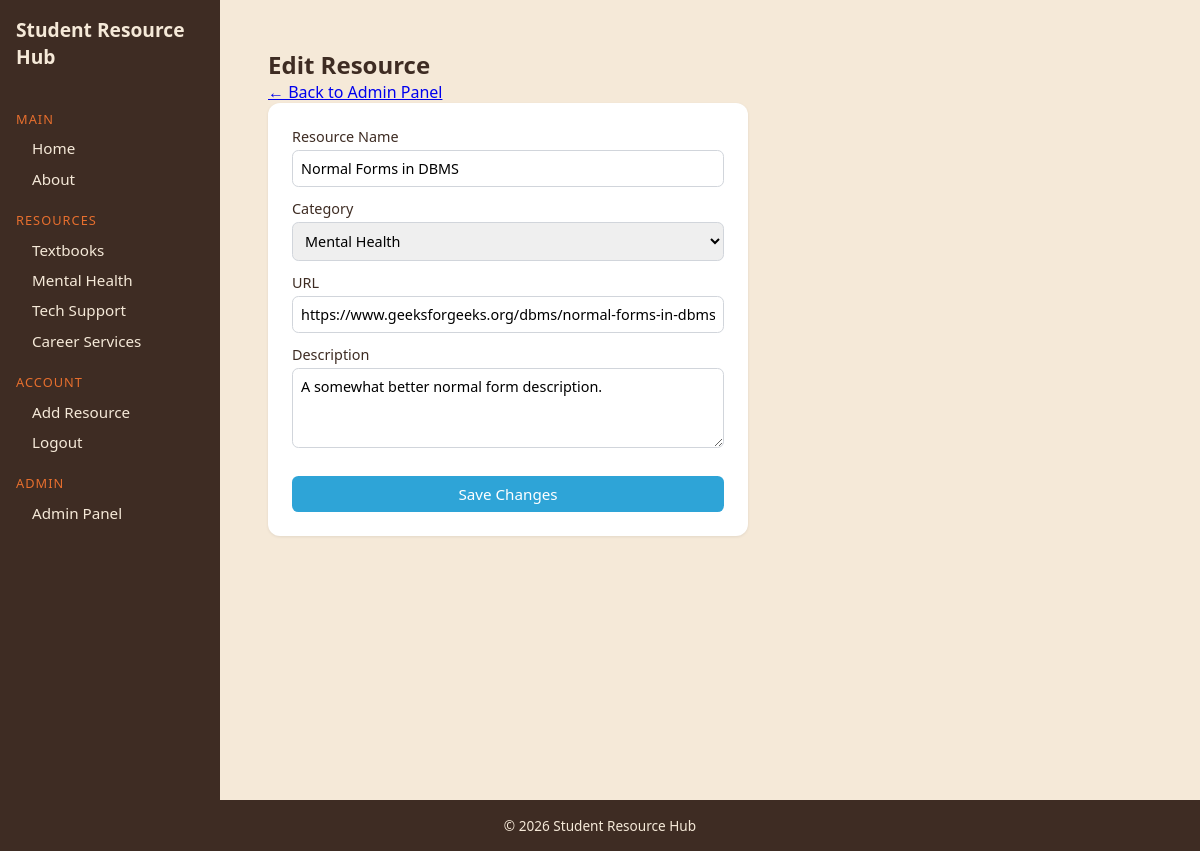
The app's page /?page=edit_resource&id=5 (signed in) with its own data.
### tables this page shows
CREATE TABLE `resources` (
  `id` int(11) NOT NULL AUTO_INCREMENT,
  `name` varchar(255) DEFAULT NULL,
  `category` varchar(100) DEFAULT NULL,
  `url` varchar(500) DEFAULT NULL,
  `description` text DEFAULT NULL,
  `created_at` timestamp NULL DEFAULT current_timestamp(),
  PRIMARY KEY (`id`)
);

### controllers/ResourceController.php (called while the page is built, shortened)
<?php
require_once __DIR__ . "/../models/Resource.php";
class ResourceController
{
    private $resource;
    public function __construct($pdo)
    {
        $this->resource = new Resource($pdo);
    }
    public function getResource($id)
    {
        return $this->resource->readOne($id);
    }
}
?>

### models/Resource.php (called while the page is built, shortened)
<?php
class Resource
{
    private $pdo;
    public function __construct($pdo)
    {
        $this->pdo = $pdo;
    }
    public function readOne($id)
    {
        $stmt = $this->pdo->prepare("SELECT * FROM resources WHERE id = ?");
        $stmt->execute([$id]);
        return $stmt->fetch(PDO::FETCH_ASSOC);
    }
}
?>

### views/edit_resource.php (the view, shortened to what this page needs)
<!doctype html>
<html lang="en">
<head>
    <link rel="stylesheet" href="./styles.css" />
</head>
<body>
<div class="layout">
    <?php include __DIR__ . "/partials/sidebar.php"; ?>
    <main class="site-main">
        <section class="add-resource">
            <div class="container">
                <?php
                $id = isset($_GET["id"]) ? (int) $_GET["id"] : 0;
                $r = $resourceController->getResource($id);
                ?>
                <h2>Edit Resource</h2>
                <p><a href="?page=admin">&larr; Back to Admin Panel</a></p>
                <form class="add-form" method="POST" action="?page=edit_resource">
                    <label for="resource_name">Resource Name
                        <input id="resource_name" type="text" name="resource_name"
                               value="<?= htmlspecialchars(
                                   $r["name"],
                               ) ?>" required />
                    </label>
                    <label for="category">Category
                        <select id="category" name="category" required>
                            <?php foreach (
                                [
                                    "Textbooks",
                                    "Mental Health",
                                    "Tech Support",
                                    "Career Services",
                                ]
                                as $cat
                            ): ?>
                                <option value="<?= $cat ?>" <?= $r[
    "category"
] === $cat
    ? "selected"
    : "" ?>><?= $cat ?></option>
                            <?php endforeach; ?>
                        </select>
                    </label>
                    <label for="url">URL
                        <input id="url" type="url" name="url"
                               value="<?= htmlspecialchars(
                                   $r["url"],
                               ) ?>" required />
                    </label>
                    <label for="description">Description
                        <textarea id="description" name="description" required><?= htmlspecialchars(
                            $r["description"],
                        ) ?></textarea>
                    </label>
                    <button type="submit" class="button primary">Save Changes</button>
                </form>
            </div>
        </section>
    </main>
</div>
<footer class="site-footer">
    <div class="container"><p>&copy; 2026 Student Resource Hub</p></div>
</footer>
</body>
</html>

### public/styles.css (style rules this page uses)
* { margin: 0; padding: 0; box-sizing: border-box; }
:root { --blue: #2ea4d7; --cream: #f5e9d8; --brown: #3e2c23; --orange: #e76f2e; --red: #dc2626; --green: #15803d; }
html, body { height: 100%; }
body { display: flex; flex-direction: column; font-family: "Segoe UI", Arial, sans-serif; background-color: var(--cream); color: var(--brown); }
.layout { flex: 1; min-height: 0; display: flex; min-height: 100vh; }
.site-main { flex: 1; padding: 2rem; }
.container { max-width: 960px; margin: 0 auto; padding: 0 1rem; }
.button { display: inline-block; padding: 0.5rem 1rem; border: none; border-radius: 0.4rem; cursor: pointer; font: inherit; font-size: 0.95rem; }
.button.primary { background-color: var(--blue); color: #ffffff; }
.add-resource { padding: 1rem 0 2rem; }
.add-form { max-width: 480px; background-color: #ffffff; padding: 1.5rem; border-radius: 0.75rem; box-shadow: 0 1px 3px rgba(0, 0, 0, 0.08); }
.add-form label { display: block; font-size: 0.9rem; margin-bottom: 0.75rem; }
.add-form input, .add-form textarea, .add-form select { width: 100%; padding: 0.5rem; margin-top: 0.25rem; border-radius: 0.4rem; border: 1px solid #d1d5db; font: inherit; }
.add-form textarea { resize: vertical; min-height: 80px; }
.add-form .button { width: 100%; margin-top: 0.75rem; }
.site-footer { padding: 1rem 0; background-color: var(--brown); color: var(--cream); font-size: 0.85rem; text-align: center; }

### records on screen
resources: resource_name "Normal Forms in DBMS", category "Mental Health", url "https://www.geeksforgeeks.org/dbms/normal-forms-in-dbms/", description "A somewhat better normal form description."
